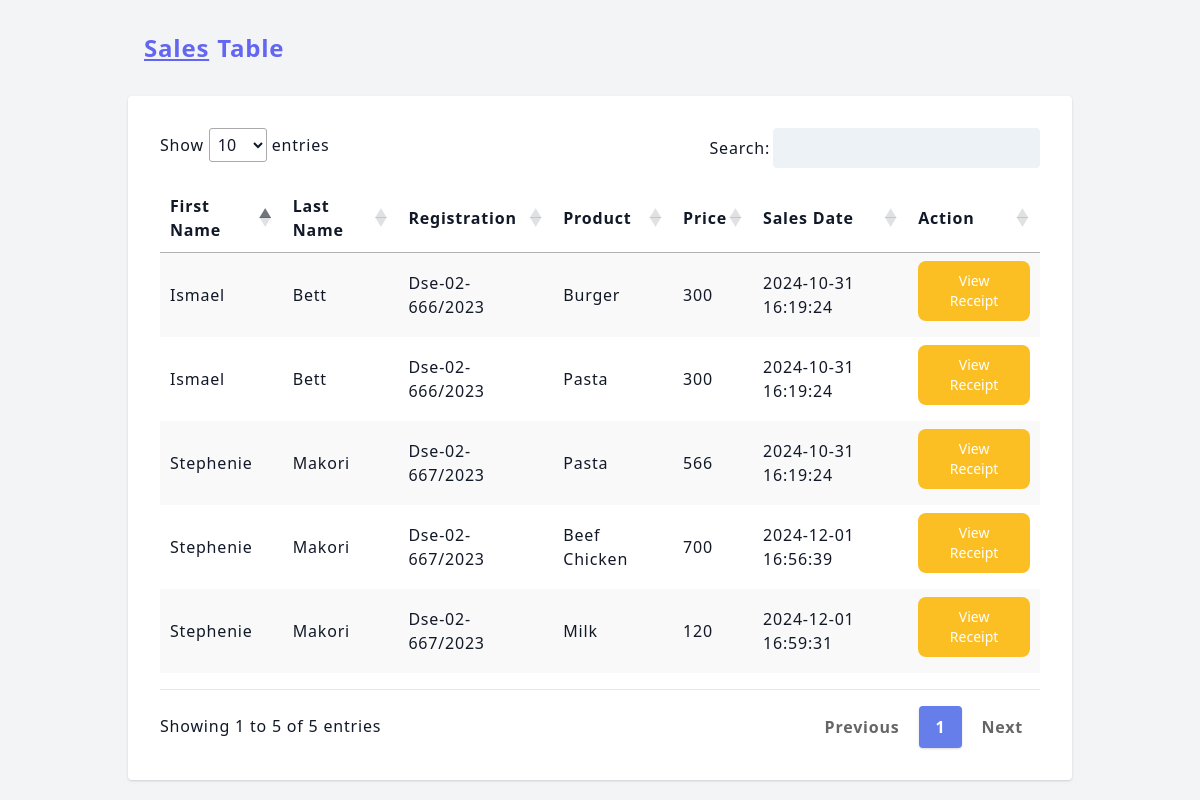
The app's page /Backend/Admin/table_sales.php (signed in) with its own data.
### tables this page shows
CREATE TABLE `users` (
  `SN` int NOT NULL,
  `First_Name` varchar(100) NOT NULL,
  `Last_Name` varchar(100) NOT NULL,
  `Reg_No` varchar(50) NOT NULL,
  `Course` varchar(255) NOT NULL,
  `Email` varchar(50) NOT NULL,
  `Phone` varchar(20) NOT NULL,
  `Pass` varchar(255) NOT NULL,
  `Reg_Date` datetime NOT NULL DEFAULT CURRENT_TIMESTAMP
);

CREATE TABLE `sales` (
  `SN` int NOT NULL,
  `Reg_No` varchar(100) NOT NULL,
  `P_Name` varchar(200) NOT NULL,
  `Category` varchar(2000) NOT NULL,
  `Price` int NOT NULL,
  `P_Status` varchar(255) NOT NULL,
  `Sales_Date` datetime NOT NULL DEFAULT CURRENT_TIMESTAMP
);

### Backend/Admin/table_sales.php (the view, shortened to what this page needs)
<?php
include('Databases/connect.php');
?>
<!DOCTYPE html>
<html lang="en" class="antialiased">
<head>
	<link href="https://unpkg.com/tailwindcss@2.2.19/dist/tailwind.min.css" rel=" stylesheet">
	<link href="https://cdn.datatables.net/1.10.19/css/jquery.dataTables.min.css" rel="stylesheet">
	<link href="https://cdn.datatables.net/responsive/2.2.3/css/responsive.dataTables.min.css" rel="stylesheet">
</head>
<body class="bg-gray-100 text-gray-900 tracking-wider leading-normal">
	<div class="container w-full md:w-4/5 xl:w-3/5  mx-auto px-2">
		<h1 class="flex items-center font-sans font-bold break-normal text-indigo-500 px-2 py-8 text-xl md:text-2xl">
		 <a class="underline mx-2" href="https://datatables.net/">Sales </a> Table
		</h1>
		<div id='recipients' class="p-8 mt-6 lg:mt-0 rounded shadow bg-white">
			<table id="example" class="stripe hover" style="width:100%; padding-top: 1em;  padding-bottom: 1em;">
				<thead>
					<tr>
						<th data-priority="1">First Name</th>
						<th data-priority="2">Last Name</th>
						<th data-priority="3">Registration</th>
						<th data-priority="4">Product</th>
						<th data-priority="5">Price</th>
						<th data-priority="5">Sales Date</th>
						<th data-priority="6">Action</th>
					</tr>
				</thead>
				<tbody>
				<?php
									$sql = "SELECT users.First_Name, users.Last_Name, sales.*
											FROM users
											RIGHT JOIN sales ON sales.Reg_No = users.Reg_No;";
									$result = $conn->query($sql);
									if ($result->num_rows > 0) {
										while($row = $result->fetch_assoc()) {
											$f_name =  $row["First_Name"];
											$l_name = $row["Last_Name"];
											$reg = $row["Reg_No"];
											$id = $row["SN"];
											$p_name = $row["P_Name"];
											$price = $row["Price"];
											$sales_date = $row["Sales_Date"];
                                      echo'
									  		<tr>
												<td>'.$f_name.'</td>
												<td>'.$l_name.'</td>
												<td>'.$reg.'</td>
												<td>'.$p_name.'</td>
												<td>'.$price.'</td>
												<td>'.$sales_date.'</td>
											<td><a href="receipt.php?user='.$id.'"><button type="button" class="focus:outline-none text-white bg-yellow-400 hover:bg-yellow-500 focus:ring-4 focus:ring-yellow-300 font-medium rounded-lg text-sm px-5 py-2.5 me-2 mb-2 dark:focus:ring-yellow-900">View Receipt</button></a></td>
											</tr>
									  ';
										}
									} else {
										echo "No results found.";
									}
                 ?>
				</tbody>
			</table>
		</div>
	</div>
</body>
</html>

### Backend/Admin/table_sales.php (style rules this page uses)
table.dataTable.no-footer { border-bottom: 1px solid #e2e8f0; margin-top: 0.75em; margin-bottom: 0.75em; }

### records on screen
users: First_Name "Stephenie", Last_Name "Makori", sales.Reg_No "Dse-02-667/2023", sales.P_Name "Pasta", sales.Price "566", sales.Sales_Date "2024-10-31 16:19:24", sales.P_Name "Beef Chicken", sales.Price "700", sales.Sales_Date "2024-12-01 16:56:39", sales.P_Name "Milk", sales.Price "120", sales.Sales_Date "2024-12-01 16:59:31"
users: First_Name "Ismael", Last_Name "Bett", sales.Reg_No "Dse-02-666/2023", sales.P_Name "Burger", sales.Price "300", sales.Sales_Date "2024-10-31 16:19:24", sales.P_Name "Pasta"
